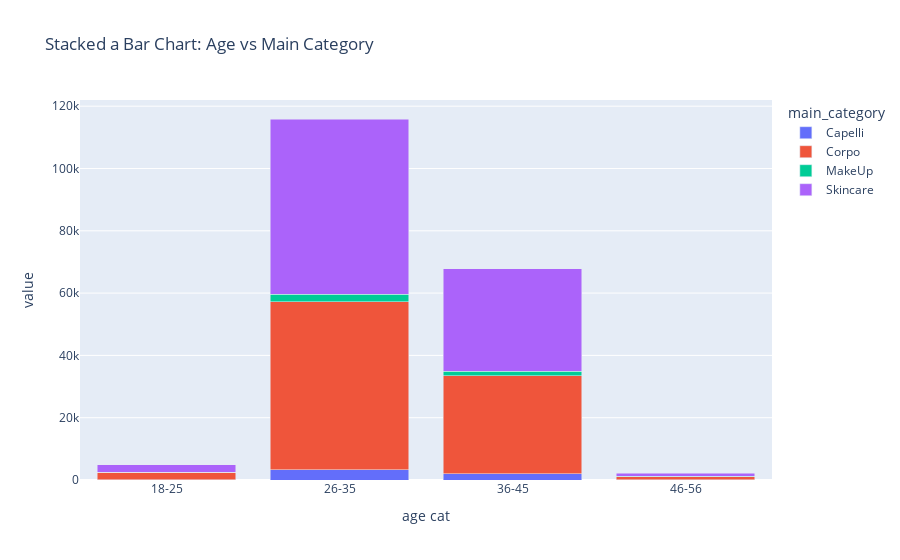

The notebook cell this image was saved under:
### Code cell
# same info of sankey but with a stacked bar chart
df_grouped = df_beauty.groupby(['age cat', 'main_category']).size().unstack(fill_value=0)
fig = px.bar(df_grouped,
             barmode="stack",
             title="Stacked a Bar Chart: Age vs Main Category")
fig.show()

### Figure 1 — Plotly figure (JSON) as saved in the notebook; plotly's stock layout.template omitted (floating-point values rounded to 4 significant figures)
{"data": [{"alignmentgroup": "True", "hovertemplate": "main_category=Capelli<br>age cat=%{x}<br>value=%{y}<extra></extra>", "legendgroup": "Capelli", "marker": {"color": "#636efa", "pattern": {"shape": ""}}, "name": "Capelli", "offsetgroup": "Capelli", "orientation": "v", "showlegend": true, "textposition": "auto", "type": "bar", "x": ["18-25", "26-35", "36-45", "46-56"], "xaxis": "x", "y": [157, 3296, 1943, 53], "yaxis": "y"}, {"alignmentgroup": "True", "hovertemplate": "main_category=Corpo<br>age cat=%{x}<br>value=%{y}<extra></extra>", "legendgroup": "Corpo", "marker": {"color": "#EF553B", "pattern": {"shape": ""}}, "name": "Corpo", "offsetgroup": "Corpo", "orientation": "v", "showlegend": true, "textposition": "auto", "type": "bar", "x": ["18-25", "26-35", "36-45", "46-56"], "xaxis": "x", "y": [2287, 53913, 31551, 1030], "yaxis": "y"}, {"alignmentgroup": "True", "hovertemplate": "main_category=MakeUp<br>age cat=%{x}<br>value=%{y}<extra></extra>", "legendgroup": "MakeUp", "marker": {"color": "#00cc96", "pattern": {"shape": ""}}, "name": "MakeUp", "offsetgroup": "MakeUp", "orientation": "v", "showlegend": true, "textposition": "auto", "type": "bar", "x": ["18-25", "26-35", "36-45", "46-56"], "xaxis": "x", "y": [113, 2463, 1442, 43], "yaxis": "y"}, {"alignmentgroup": "True", "hovertemplate": "main_category=Skincare<br>age cat=%{x}<br>value=%{y}<extra></extra>", "legendgroup": "Skincare", "marker": {"color": "#ab63fa", "pattern": {"shape": ""}}, "name": "Skincare", "offsetgroup": "Skincare", "orientation": "v", "showlegend": true, "textposition": "auto", "type": "bar", "x": ["18-25", "26-35", "36-45", "46-56"], "xaxis": "x", "y": [2388, 56214, 32910, 1008], "yaxis": "y"}], "layout": {"barmode": "stack", "legend": {"title": {"text": "main_category"}, "tracegroupgap": 0}, "title": {"text": "Stacked a Bar Chart: Age vs Main Category"}, "xaxis": {"anchor": "y", "domain": [0, 1], "title": {"text": "age cat"}}, "yaxis": {"anchor": "x", "domain": [0, 1], "title": {"text": "value"}}}}
